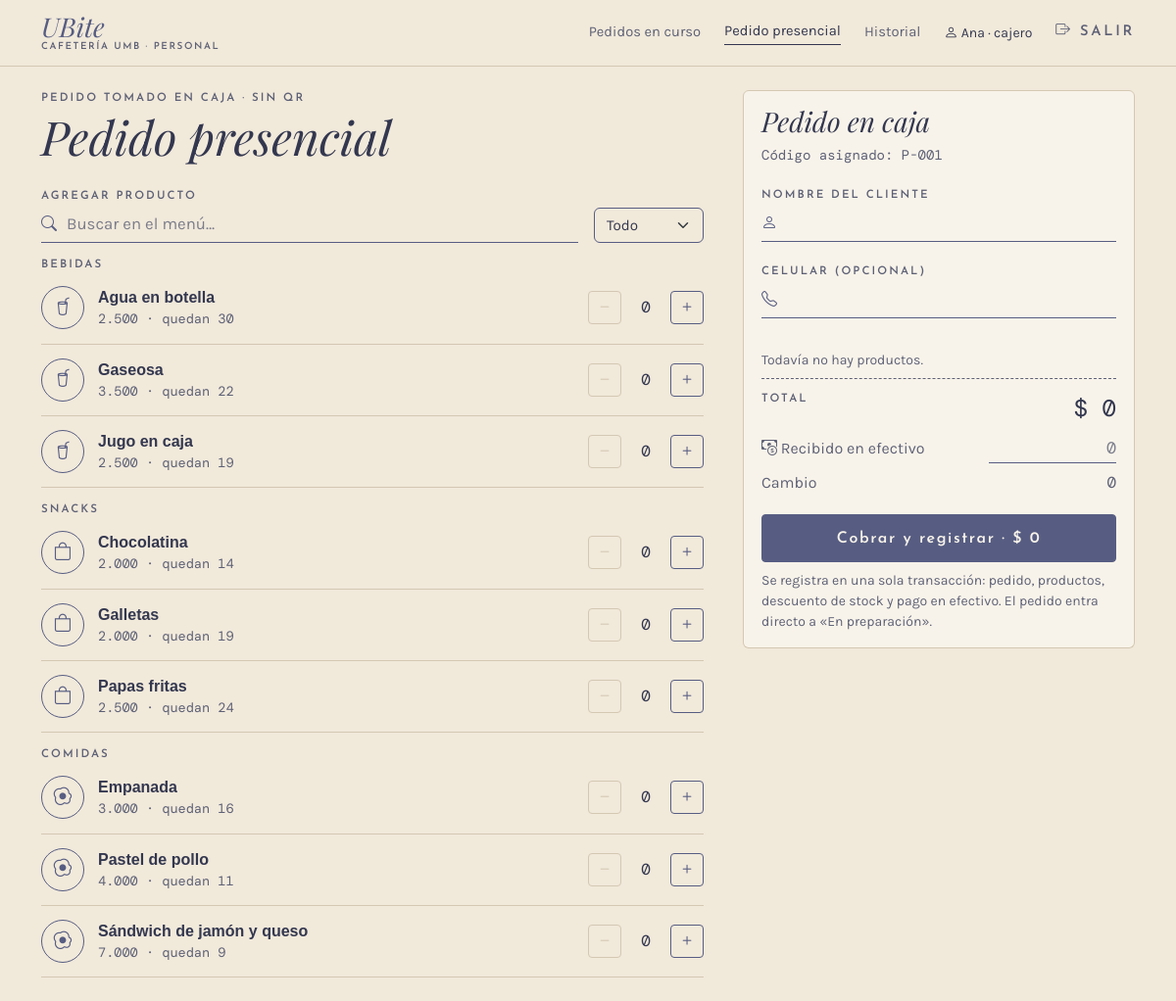
Before: /caja/presencial (signed in) with the older database file.
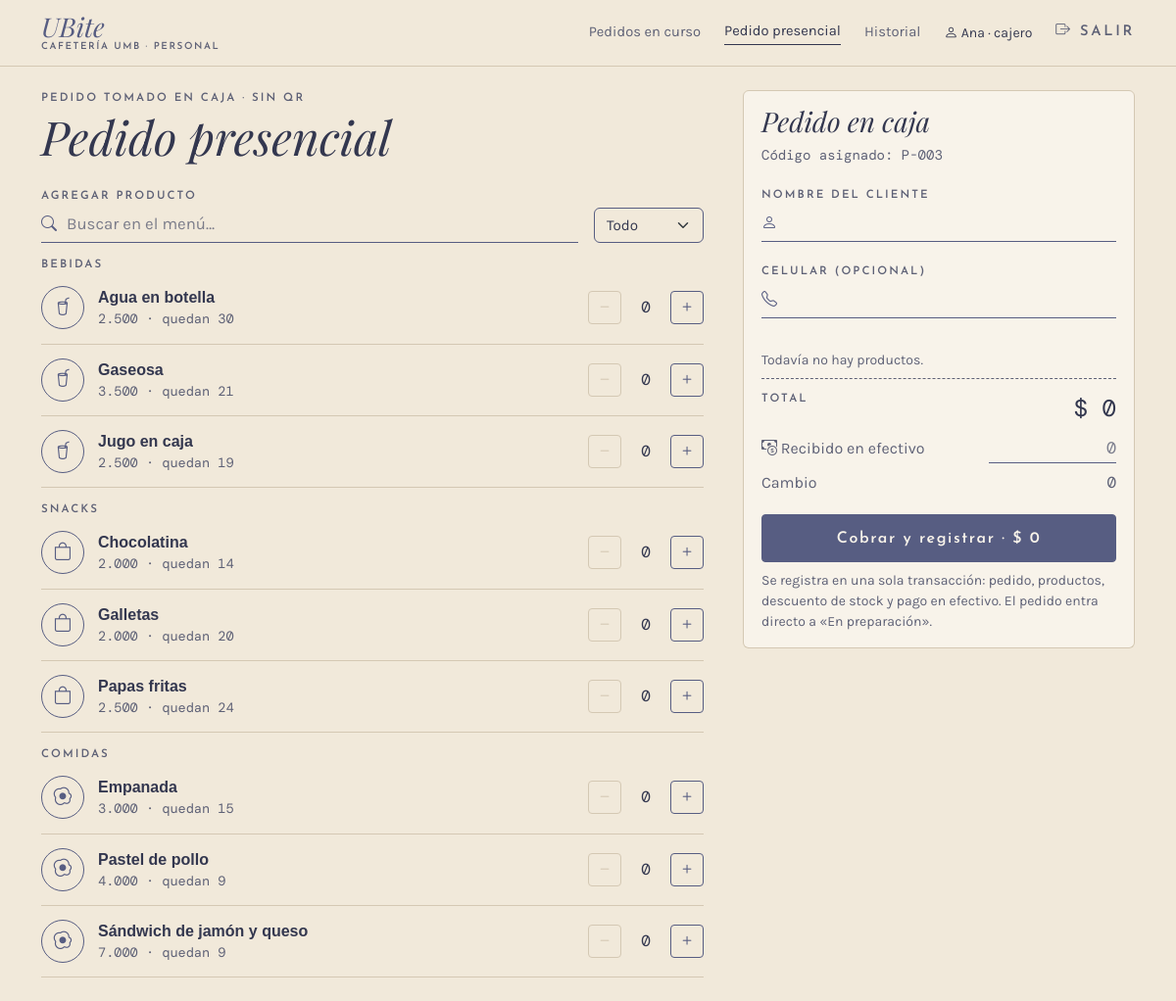
After: the same page with the newer database file.
### app/models.py (models this page shows, shortened)
class Usuario(UserMixin, db.Model):
    __tablename__ = "usuario"
    __table_args__ = (
        db.CheckConstraint("rol IN ('cajero', 'administrador')", name="ck_usuario_rol"),
    )
    id_usuario = db.Column(db.Integer, primary_key=True, autoincrement=True)
    nombre = db.Column(db.Text, nullable=False)
    rol = db.Column(db.Text, nullable=False)
    username = db.Column(db.Text, nullable=False, unique=True)
    password_hash = db.Column(db.Text, nullable=False)
    activo = db.Column(db.Boolean, nullable=False, default=True)
    @property
    def is_active(self):
        return bool(self.activo)

class Categoria(db.Model):
    __tablename__ = "categoria"
    id_categoria = db.Column(db.Integer, primary_key=True, autoincrement=True)
    nombre = db.Column(db.Text, nullable=False, unique=True)
    productos = db.relationship("Producto", back_populates="categoria", lazy=True)

class Producto(db.Model):
    __tablename__ = "producto"
    __table_args__ = (
        db.CheckConstraint("precio > 0", name="ck_producto_precio"),
        db.CheckConstraint("stock_actual >= 0", name="ck_producto_stock"),
        db.CheckConstraint("stock_minimo >= 0", name="ck_producto_minimo"),
    )
    id_producto = db.Column(db.Integer, primary_key=True, autoincrement=True)
    nombre = db.Column(db.Text, nullable=False)
    descripcion = db.Column(db.Text)
    precio = db.Column(db.Float, nullable=False)
    stock_actual = db.Column(db.Integer, nullable=False, default=0)
    stock_minimo = db.Column(db.Integer, nullable=False, default=0)
    activo = db.Column(db.Boolean, nullable=False, default=True)
    id_categoria = db.Column(db.Integer, db.ForeignKey("categoria.id_categoria"), nullable=False)
    categoria = db.relationship("Categoria", back_populates="productos")

### app/routes/caja.py (the view, shortened to what this page needs)
@bp.route("/presencial", methods=["GET", "POST"])
@rol_requerido(*PERSONAL)
def presencial():
    menu = servicios.menu_por_categoria()
    codigo = servicios.siguiente_codigo("presencial")
    if request.method == "GET":
        return render_template("caja/presencial.html", menu=menu, form={}, codigo=codigo)

### app/__init__.py (called while the page is built)
def pesos(valor):
    return f"{valor:,.0f}".replace(",", ".")

@login_manager.user_loader
def cargar_usuario(id_usuario):
    from .models import Usuario
    return db.session.get(Usuario, int(id_usuario))

### app/database.py (called while the page is built)
@event.listens_for(Engine, "begin")
def _iniciar(conexion):
    conexion.exec_driver_sql("BEGIN IMMEDIATE" if _escritura.get() else "BEGIN")

### app/routes/__init__.py (called while the page is built)
def rol_requerido(*roles):
    def decorador(vista):
        @wraps(vista)
        @login_required
        def envoltura(*args, **kwargs):
            if current_user.rol not in roles:
                abort(403)
            return vista(*args, **kwargs)
        return envoltura
    return decorador

### app/routes/cliente.py (called while the page is built)
@bp.app_context_processor
def datos_carrito():
    carrito = session.get("carrito", {})
    return {"unidades_carrito": sum(carrito.values())}

### app/servicios.py (called while the page is built)
def menu_por_categoria():
    productos = (Producto.query.filter_by(activo=True)
                 .order_by(Producto.id_categoria, Producto.nombre).all())
    menu = {}
    for p in productos:
        menu.setdefault(p.categoria.nombre, []).append(p)
    return menu

def siguiente_codigo(origen):
    letra = "P" if origen == "presencial" else "A"
    codigos = db.session.scalars(
        db.select(Pedido.codigo).where(Pedido.codigo.like(f"{letra}-%"))).all()
    numeros = [int(c[2:]) for c in codigos if c[2:].isdigit()]
    return f"{letra}-{max(numeros, default=0) + 1:03d}"

### app/templates/caja/presencial.html (shortened to what this page needs)
{% extends "caja/_base.html" %}
{% set titulo_barra = "Pedido presencial" %}
{% set iconos = {"Bebidas": "bi-cup-straw", "Snacks": "bi-bag", "Comidas": "bi-egg-fried"} %}
{% block panel %}
<form method="post" class="presencial" id="presencial">
  <div class="zona-titulo">
    <p class="etiqueta mb-1">Pedido tomado en caja · sin QR</p>
    <h1 class="titulo display-5 mb-0 d-none d-lg-block">Pedido presencial</h1>
  </div>
  <div class="zona-datos tarjeta">
    <h2 class="titulo fs-3 d-none d-lg-block">Pedido en caja</h2>
    <p class="mono small suave">Código asignado: {{ codigo }}</p>
    <label class="etiqueta" for="nombre">Nombre del cliente</label>
    <div class="campo-icono mb-3"><i class="bi bi-person"></i>
      <input class="form-control linea-campo" id="nombre" name="nombre" maxlength="60" value="{{ form.get('nombre', '') }}" required>
    </div>
    <label class="etiqueta" for="telefono">Celular (opcional)</label>
    <div class="campo-icono"><i class="bi bi-telephone"></i>
      <input class="form-control linea-campo" id="telefono" name="telefono" inputmode="numeric" maxlength="13" value="{{ form.get('telefono', '') }}">
    </div>
  </div>
  <div class="zona-productos">
    <label class="etiqueta" for="buscar">Agregar producto</label>
    <div class="d-flex gap-3 align-items-end mb-2">
      <div class="campo-icono flex-fill"><i class="bi bi-search"></i>
        <input class="form-control linea-campo" id="buscar" placeholder="Buscar en el menú…" autocomplete="off">
      </div>
      <select class="form-select selector-categoria" id="categoria" aria-label="Categoría">
        <option value="">Todo</option>
      </select>
    </div>
    {% for categoria, productos in menu.items() %}
    <section class="categoria" data-categoria="{{ categoria }}">
      <h2 class="etiqueta mt-3 mb-0">{{ categoria }}</h2>
      {% for p in productos %}
      <div class="fila-menu {% if p.stock_actual == 0 %}agotado{% endif %}" data-nombre="{{ p.nombre|lower }}">
        <span class="icono d-none d-sm-flex"><i class="bi {{ iconos.get(categoria, 'bi-basket') }}"></i></span>
        <div class="info">
          <div class="fw-bold">{{ p.nombre }}</div>
          <div class="detalle mono">{{ p.precio|pesos }} · {% if p.stock_actual %}quedan {{ p.stock_actual }}{% else %}agotado{% endif %}</div>
        </div>
        <div class="contador stepper" data-precio="{{ p.precio }}" data-nombre="{{ p.nombre }}">
          <button type="button" class="btn-mas menos" aria-label="Quitar {{ p.nombre }}"><i class="bi bi-dash"></i></button>
          <input class="cant-input mono" type="number" name="cant_{{ p.id_producto }}" min="0" max="{{ p.stock_actual }}"
                 value="{{ form.get('cant_' ~ p.id_producto, 0) }}" aria-label="Cantidad de {{ p.nombre }}">
          <button type="button" class="btn-mas mas" aria-label="Agregar {{ p.nombre }}"><i class="bi bi-plus"></i></button>
        </div>
      </div>
      {% endfor %}
    </section>
    {% endfor %}
  </div>
  <div class="zona-resumen tarjeta lineas-total">
    <div id="lineas"><p class="small suave mb-0">Todavía no hay productos.</p></div>
    <div class="fila total"><span class="etiqueta">Total</span><span class="mono fs-4">$ <span id="total">0</span></span></div>
    <div class="fila align-items-center">
      <label class="suave" for="recibido"><i class="bi bi-cash-coin"></i> Recibido en efectivo</label>
      <input class="form-control linea-campo mono text-end recibido" id="recibido" inputmode="numeric" placeholder="0">
    </div>
    <div class="fila suave"><span>Cambio</span><span class="mono" id="cambio">0</span></div>
    <button class="btn btn-ubite w-100 mt-3" type="submit" id="cobrar">Cobrar y registrar · $ <span id="total-boton">0</span></button>
    <p class="small suave mt-2 mb-0">Se registra en una sola transacción: pedido, productos, descuento de stock y pago en efectivo. El pedido entra directo a «En preparación».</p>
  </div>
</form>
{% endblock %}

### app/templates/caja/_base.html (shortened to what this page needs)
{% extends "base.html" %}
{% set menu_personal = [
  ("caja.cola", "Pedidos en curso", "Pedidos", "bi-grid"),
  ("caja.presencial", "Pedido presencial", "Presencial", "bi-bag"),
  ("caja.historial", "Historial", "Historial", "bi-clock-history"),
] %}
{% block clase_main %}container-xl py-4 con-barra-inferior{% endblock %}
{% block encabezado %}
<header class="barra">
  <div class="container-xl d-flex justify-content-between align-items-center">
    <a class="marca {% if titulo_barra %}d-none d-lg-inline-block{% endif %}" href="{{ url_for('caja.cola') }}">
      <span class="nombre">UBite</span><span class="sub">Cafetería UMB · Personal</span>
    </a>
    <nav class="nav-personal d-none d-lg-flex gap-4 align-items-center">
      {% for ruta, texto, _, _ in menu_personal %}
      <a href="{{ url_for(ruta) }}" class="{{ 'activo' if request.endpoint == ruta }}">{{ texto }}</a>
      {% endfor %}
      <span class="small"><i class="bi bi-person"></i> {{ current_user.nombre.split(' ')[0] }} · {{ current_user.rol }}</span>
      <a href="{{ url_for('auth.salir') }}" class="etiqueta"><i class="bi bi-box-arrow-right"></i> Salir</a>
    </nav>
  </div>
</header>
{% endblock %}
{% block contenido %}
{% block panel %}{% endblock %}
{% endblock %}

### app/templates/base.html (shortened to what this page needs)
<!DOCTYPE html>
<html lang="es">
<head>
  <link href="{{ url_for('static', filename='vendor/fuentes/fuentes.css') }}" rel="stylesheet">
  <link href="{{ url_for('static', filename='vendor/bootstrap/bootstrap.min.css') }}" rel="stylesheet">
  <link href="{{ url_for('static', filename='vendor/bootstrap-icons/bootstrap-icons.min.css') }}" rel="stylesheet">
  <link href="{{ url_for('static', filename='css/ubite.css') }}" rel="stylesheet">
</head>
<body>
  {% block encabezado %}{% endblock %}
  <main class="{% block clase_main %}container contenedor-movil py-4{% endblock %}">
    {% block contenido %}{% endblock %}
  </main>
</body>
</html>

Changed rows visible on the page:
changed Producto "Gaseosa": stock_actual "22" → "21"
changed Producto "Galletas": stock_actual "19" → "20"
changed Producto "Empanada": stock_actual "16" → "15"
changed Producto "Pastel de pollo": stock_actual "11" → "9"
Other visible differences:
{{ codigo }}: "P-001" → "P-003"
